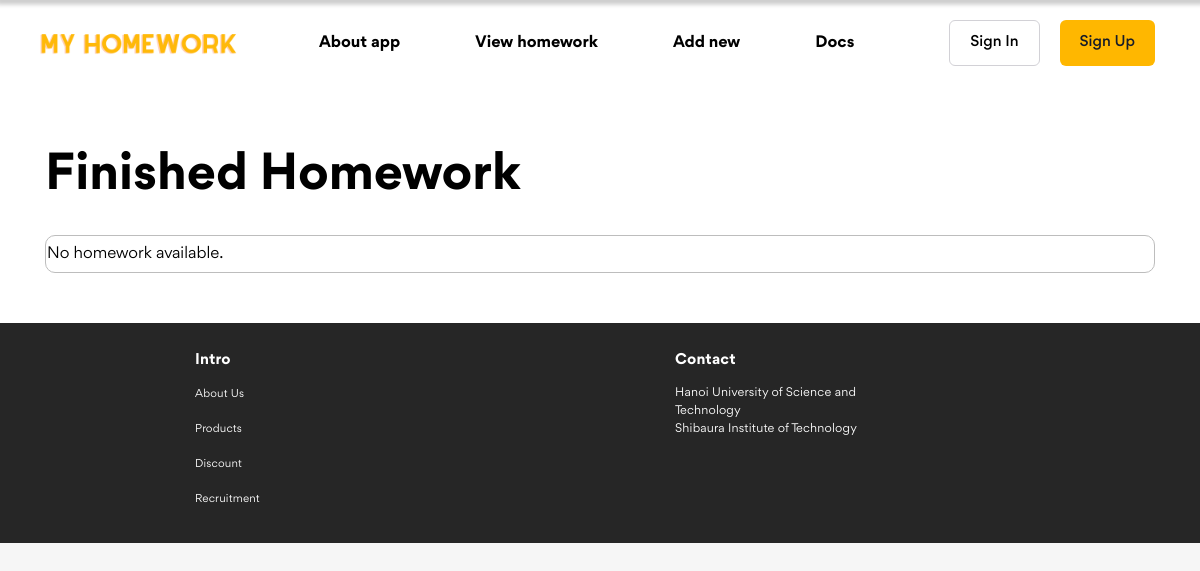
The page /view/finished-homework.html on the database as committed earlier.
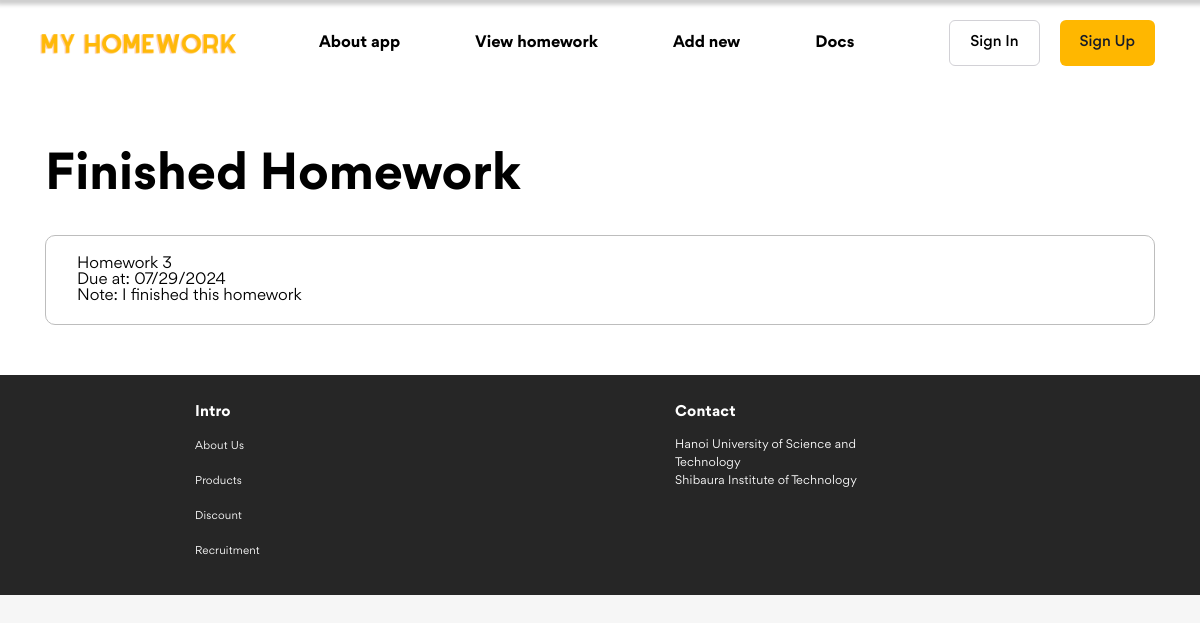
The same page on the database as committed later.
### app/models.py (models this page shows, shortened)
class Homework(models.Model):
    name = models.CharField(max_length=200) #宿題名
    note = models.TextField(blank=True, default='') #メモ
    due_date = models.DateField() #期限
    difficulty = models.IntegerField(choices=[(1, '1'), (2, '2'), (3, '3'), (4, '4'), (5, '5')]) #難易度
    priority = models.IntegerField(default=0, editable=False) #自動的に計算する優先度
    finished = models.BooleanField(default=False) #完了した宿題かどうか

### app/views.py (the view)
# urls.py: path('view/finished-homework.html', views.finished_homework, name='finished_homework')
def finished_homework(request):
    if request.method == 'POST':
        homework_id = request.POST.get('homework_id')
        homework = get_object_or_404 (Homework, id=homework_id)
        homework.finished = True
        homework.save()
    finished_list = Homework.objects.filter(finished=True)
    context = { 'finished_list':finished_list }
    return render(request, 'view/finished-homework.html', context)

### templates/view/finished-homework.html (shortened to what this page needs)
<!DOCTYPE html>
<html lang="en">
    <head>
        {% load static %}
        <link rel="stylesheet" href="{% static 'assets/fonts/stylesheet.css' %}" />
        <link rel="stylesheet" href="{% static 'assets/css/main.css' %}" />
    </head>
    <body>
        {% include '../templates/header.html' %}
        <div class="main-first" id="about-app">
            <div class="container">
                <div class="row">
                    <div class="col-12">
                        <h1 class="page__title">Finished Homework</h1>
                    </div>
                </div>
                <div class="row">
                    <ul class="col-12 homework__list">
                        {% for homework in finished_list %}
                            <li class="homework__item">
                                <div class="homework__container">
                                    <div class="col-10 homework__content">
                                        <h2 class="homework__name">
                                            {{ homework.name }}
                                        </h2>
                                        <div class="homework__desc">
                                            <p class="homework__duedate">
                                                Due at: {{ homework.due_date|date:"m/d/Y" }}
                                            </p>
                                            {% if homework.note %}
                                            <p class="homework__note">
                                                Note: {{ homework.note }}
                                            </p>
                                            {% endif %}
                                        </div>
                                    </div>
                                </div>
                            </li>
                        {% empty %}
                        <li class="homework__item">
                            <div class="homework__container">
                                <p>No homework available.</p>
                            </div>
                        </li>
                        {% endfor %}
                    </ul>
                </div>
            </div>
        </div>
        {% include '../templates/footer.html' %}
    </body>
</html>

Rows that differ between the two databases and show on the page:
added Homework: name "Homework 3", due_date "07/29/2024", note "I finished this homework"
Other text that changed with them:
text no longer shown: "No homework available."
